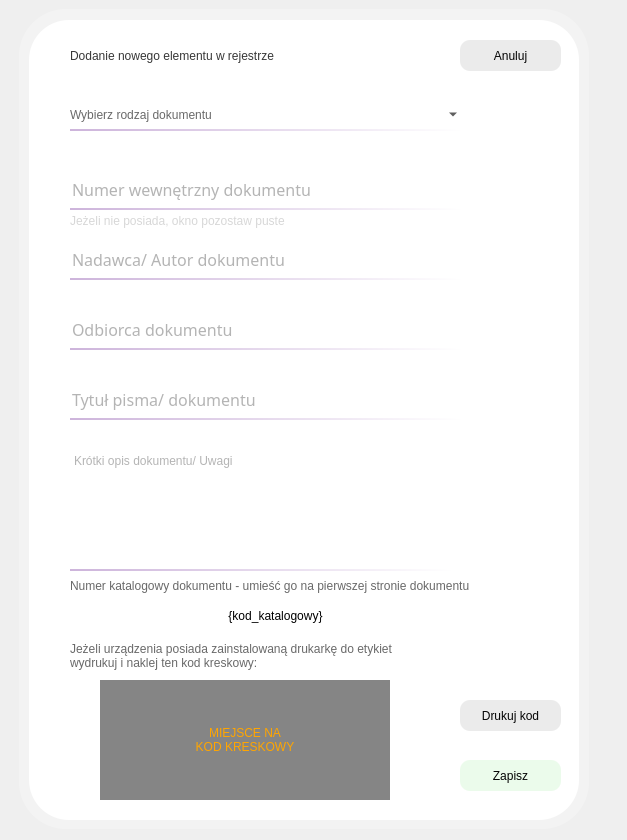
<?xml version="1.0" encoding="UTF-8"?>
<ui version="4.0">
 <class>Dialog</class>
 <widget class="QDialog" name="Dialog">
  <property name="geometry">
   <rect>
    <x>0</x>
    <y>0</y>
    <width>627</width>
    <height>840</height>
   </rect>
  </property>
  <property name="windowTitle">
   <string>Dialog</string>
  </property>
  <widget class="QLabel" name="okno_biale">
   <property name="geometry">
    <rect>
     <x>29</x>
     <y>20</y>
     <width>550</width>
     <height>800</height>
    </rect>
   </property>
   <property name="styleSheet">
    <string notr="true">background-color:rgba(255, 255, 255, 255);
border-radius: 40px;</string>
   </property>
   <property name="text">
    <string/>
   </property>
  </widget>
  <widget class="QLabel" name="text1">
   <property name="geometry">
    <rect>
     <x>70</x>
     <y>40</y>
     <width>491</width>
     <height>31</height>
    </rect>
   </property>
   <property name="styleSheet">
    <string notr="true">font: 500 14pt &quot;Futura&quot;;
color: rgba(0, 0, 0, 200)</string>
   </property>
   <property name="text">
    <string>Dodanie nowego elementu w rejestrze</string>
   </property>
  </widget>
  <widget class="QLabel" name="tlo_biale">
   <property name="geometry">
    <rect>
     <x>19</x>
     <y>9</y>
     <width>570</width>
     <height>820</height>
    </rect>
   </property>
   <property name="styleSheet">
    <string notr="true">background-color:rgba(255, 255, 255, 70);
border-radius: 47px;</string>
   </property>
   <property name="text">
    <string/>
   </property>
  </widget>
  <widget class="QPushButton" name="zamknij">
   <property name="geometry">
    <rect>
     <x>460</x>
     <y>40</y>
     <width>101</width>
     <height>31</height>
    </rect>
   </property>
   <property name="styleSheet">
    <string notr="true">
QPushButton#zamknij{
	background-color: rgba(0, 0, 0,20);
	font: 500 14pt &quot;Futura&quot;;
	color: rgba(0,0,0,250);
	border-radius:10px;
}QPushButton#zamknij:hover{
	background-color: rgba(0, 0, 0,40);
}QPushButton#zamknij:pressed{
	background-color: rgba(0, 0, 0,80);
	color: rgba(0,0,0,100);
	border-radius:10px;
}</string>
   </property>
   <property name="text">
    <string>Anuluj</string>
   </property>
  </widget>
  <widget class="QLineEdit" name="nrwewn">
   <property name="geometry">
    <rect>
     <x>70</x>
     <y>170</y>
     <width>391</width>
     <height>40</height>
    </rect>
   </property>
   <property name="font">
    <font>
     <family>Futura</family>
     <pointsize>12</pointsize>
     <italic>false</italic>
     <fontweight>Medium</fontweight>
    </font>
   </property>
   <property name="toolTip">
    <string>&lt;html&gt;&lt;head/&gt;&lt;body&gt;&lt;p&gt;Jeżeli nie posiada, pozostaw to okno puste&lt;/p&gt;&lt;/body&gt;&lt;/html&gt;</string>
   </property>
   <property name="styleSheet">
    <string notr="true">background-color:rgba(0, 0, 0, 0);
border:none;
border-bottom:2px solid qlineargradient(spread:pad, x1:0, y1:0.505682, x2:1, y2:0.477, stop:0 rgb(205, 180, 219), stop:1 rgb(255, 255, 255));
color:rgba(0, 0, 0, 150);
padding-bottom:0px;
font: 500 12pt &quot;Futura&quot;;
</string>
   </property>
   <property name="text">
    <string/>
   </property>
   <property name="placeholderText">
    <string>Numer wewnętrzny dokumentu</string>
   </property>
  </widget>
  <widget class="QComboBox" name="rodzajDokumentu">
   <property name="geometry">
    <rect>
     <x>70</x>
     <y>100</y>
     <width>391</width>
     <height>31</height>
    </rect>
   </property>
   <property name="styleSheet">
    <string notr="true">QComboBox{
background-color:rgba(0, 0, 0, 0);
border:none;
border-bottom:2px solid qlineargradient(spread:pad, x1:0, y1:0.505682, x2:1, y2:0.477, stop:0 rgb(205, 180, 219), stop:1 rgb(255, 255, 255));
color:rgba(0, 0, 0, 150);
padding-bottom:0px;
font: 500 12px  &quot;Futura&quot;;}


QComboBox QAbstractItemView {
    background-color: rgba(255, 255, 255, 255);  /* Kolor tła rozwijanego okna, przykładowo białego */
    border: 1px solid rgba(0, 0, 0, 150);  /* Kolor obramowania rozwijanego okna z 150 (0-255) stopniami przeźroczystości */
}</string>
   </property>
   <item>
    <property name="text">
     <string>Wybierz rodzaj dokumentu</string>
    </property>
   </item>
   <item>
    <property name="text">
     <string>Dokument wychodzący</string>
    </property>
   </item>
   <item>
    <property name="text">
     <string>Dokument przychodzący</string>
    </property>
   </item>
  </widget>
  <widget class="QLabel" name="text1_2">
   <property name="geometry">
    <rect>
     <x>70</x>
     <y>205</y>
     <width>381</width>
     <height>31</height>
    </rect>
   </property>
   <property name="styleSheet">
    <string notr="true">font: 500 12pt &quot;Futura&quot;;
color: rgba(0, 0, 0, 40)</string>
   </property>
   <property name="text">
    <string>Jeżeli nie posiada, okno pozostaw puste</string>
   </property>
  </widget>
  <widget class="QLineEdit" name="nadawca">
   <property name="geometry">
    <rect>
     <x>70</x>
     <y>240</y>
     <width>391</width>
     <height>40</height>
    </rect>
   </property>
   <property name="font">
    <font>
     <family>Futura</family>
     <pointsize>12</pointsize>
     <italic>false</italic>
     <fontweight>Medium</fontweight>
    </font>
   </property>
   <property name="toolTip">
    <string>&lt;html&gt;&lt;head/&gt;&lt;body&gt;&lt;p&gt;Jeżeli nie posiada, pozostaw to okno puste&lt;/p&gt;&lt;/body&gt;&lt;/html&gt;</string>
   </property>
   <property name="styleSheet">
    <string notr="true">background-color:rgba(0, 0, 0, 0);
border:none;
border-bottom:2px solid qlineargradient(spread:pad, x1:0, y1:0.505682, x2:1, y2:0.477, stop:0 rgb(205, 180, 219), stop:1 rgb(255, 255, 255));
color:rgba(0, 0, 0, 150);
padding-bottom:0px;
font: 500 12pt &quot;Futura&quot;;</string>
   </property>
   <property name="text">
    <string/>
   </property>
   <property name="placeholderText">
    <string>Nadawca/ Autor dokumentu</string>
   </property>
  </widget>
  <widget class="QLineEdit" name="odbiorca">
   <property name="geometry">
    <rect>
     <x>70</x>
     <y>310</y>
     <width>391</width>
     <height>40</height>
    </rect>
   </property>
   <property name="font">
    <font>
     <family>Futura</family>
     <pointsize>12</pointsize>
     <italic>false</italic>
     <fontweight>Medium</fontweight>
    </font>
   </property>
   <property name="toolTip">
    <string>&lt;html&gt;&lt;head/&gt;&lt;body&gt;&lt;p&gt;Jeżeli nie posiada, pozostaw to okno puste&lt;/p&gt;&lt;/body&gt;&lt;/html&gt;</string>
   </property>
   <property name="styleSheet">
    <string notr="true">background-color:rgba(0, 0, 0, 0);
border:none;
border-bottom:2px solid qlineargradient(spread:pad, x1:0, y1:0.505682, x2:1, y2:0.477, stop:0 rgb(205, 180, 219), stop:1 rgb(255, 255, 255));
color:rgba(0, 0, 0, 150);
padding-bottom:0px;
font: 500 12pt &quot;Futura&quot;;</string>
   </property>
   <property name="text">
    <string/>
   </property>
   <property name="placeholderText">
    <string>Odbiorca dokumentu</string>
   </property>
  </widget>
  <widget class="QLineEdit" name="tytul">
   <property name="geometry">
    <rect>
     <x>70</x>
     <y>380</y>
     <width>391</width>
     <height>40</height>
    </rect>
   </property>
   <property name="font">
    <font>
     <family>Futura</family>
     <pointsize>12</pointsize>
     <italic>false</italic>
     <fontweight>Medium</fontweight>
    </font>
   </property>
   <property name="toolTip">
    <string>&lt;html&gt;&lt;head/&gt;&lt;body&gt;&lt;p&gt;Jeżeli nie posiada, pozostaw to okno puste&lt;/p&gt;&lt;/body&gt;&lt;/html&gt;</string>
   </property>
   <property name="styleSheet">
    <string notr="true">background-color:rgba(0, 0, 0, 0);
border:none;
border-bottom:2px solid qlineargradient(spread:pad, x1:0, y1:0.505682, x2:1, y2:0.477, stop:0 rgb(205, 180, 219), stop:1 rgb(255, 255, 255));
color:rgba(0, 0, 0, 150);
padding-bottom:0px;
font: 500 12pt &quot;Futura&quot;;</string>
   </property>
   <property name="text">
    <string/>
   </property>
   <property name="placeholderText">
    <string>Tytuł pisma/ dokumentu</string>
   </property>
  </widget>
  <widget class="QTextEdit" name="uwagi">
   <property name="geometry">
    <rect>
     <x>70</x>
     <y>450</y>
     <width>381</width>
     <height>121</height>
    </rect>
   </property>
   <property name="styleSheet">
    <string notr="true">background-color:rgba(0, 0, 0, 0);
border:none;
border-bottom:2px solid qlineargradient(spread:pad, x1:0, y1:0.505682, x2:1, y2:0.477, stop:0 rgb(205, 180, 219), stop:1 rgb(255, 255, 255));
color:rgba(0, 0, 0, 150);
padding-bottom:0px;
font: 500 12pt &quot;Futura&quot;;</string>
   </property>
   <property name="html">
    <string>&lt;!DOCTYPE HTML PUBLIC &quot;-//W3C//DTD HTML 4.0//EN&quot; &quot;http://www.w3.org/TR/REC-html40/strict.dtd&quot;&gt;
&lt;html&gt;&lt;head&gt;&lt;meta name=&quot;qrichtext&quot; content=&quot;1&quot; /&gt;&lt;meta charset=&quot;utf-8&quot; /&gt;&lt;style type=&quot;text/css&quot;&gt;
p, li { white-space: pre-wrap; }
hr { height: 1px; border-width: 0; }
li.unchecked::marker { content: &quot;\2610&quot;; }
li.checked::marker { content: &quot;\2612&quot;; }
&lt;/style&gt;&lt;/head&gt;&lt;body style=&quot; font-family:'Futura'; font-size:12pt; font-weight:500; font-style:normal;&quot;&gt;
&lt;p style=&quot;-qt-paragraph-type:empty; margin-top:0px; margin-bottom:0px; margin-left:0px; margin-right:0px; -qt-block-indent:0; text-indent:0px; font-size:12px;&quot;&gt;&lt;br /&gt;&lt;/p&gt;&lt;/body&gt;&lt;/html&gt;</string>
   </property>
   <property name="placeholderText">
    <string>Krótki opis dokumentu/ Uwagi</string>
   </property>
  </widget>
  <widget class="QLabel" name="text1_3">
   <property name="geometry">
    <rect>
     <x>70</x>
     <y>570</y>
     <width>411</width>
     <height>31</height>
    </rect>
   </property>
   <property name="styleSheet">
    <string notr="true">font: 500 12pt &quot;Futura&quot;;
color:rgba(0, 0, 0, 150);</string>
   </property>
   <property name="text">
    <string>Numer katalogowy dokumentu - umieść go na pierwszej stronie dokumentu</string>
   </property>
  </widget>
  <widget class="QLabel" name="kod_katalogowy">
   <property name="geometry">
    <rect>
     <x>70</x>
     <y>600</y>
     <width>411</width>
     <height>31</height>
    </rect>
   </property>
   <property name="styleSheet">
    <string notr="true">font: 500 14pt &quot;Futura&quot;;
color:rgba(0, 0, 0, 255);</string>
   </property>
   <property name="text">
    <string>{kod_katalogowy}</string>
   </property>
   <property name="alignment">
    <set>Qt::AlignCenter</set>
   </property>
  </widget>
  <widget class="QPushButton" name="zatwierdz">
   <property name="geometry">
    <rect>
     <x>460</x>
     <y>760</y>
     <width>101</width>
     <height>31</height>
    </rect>
   </property>
   <property name="styleSheet">
    <string notr="true">
QPushButton#zatwierdz{
	background-color: rgba(0, 200, 0,20);
	font: 500 14pt &quot;Futura&quot;;
	color: rgba(0,0,0,250);
	border-radius:10px;
}QPushButton#zatwierdz:hover{
	background-color: rgba(0, 200, 0,40);
}QPushButton#zatwierdz:pressed{
	background-color: rgba(0, 200, 0,80);
	color: rgba(0,0,0,100);
	border-radius:10px;
}</string>
   </property>
   <property name="text">
    <string>Zapisz</string>
   </property>
  </widget>
  <widget class="QLabel" name="text1_4">
   <property name="geometry">
    <rect>
     <x>70</x>
     <y>630</y>
     <width>461</width>
     <height>51</height>
    </rect>
   </property>
   <property name="styleSheet">
    <string notr="true">font: 500 12pt &quot;Futura&quot;;
color:rgba(0, 0, 0, 150);</string>
   </property>
   <property name="text">
    <string>Jeżeli urządzenia posiada zainstalowaną drukarkę do etykiet 
wydrukuj i naklej ten kod kreskowy:</string>
   </property>
  </widget>
  <widget class="QPushButton" name="drukuj">
   <property name="geometry">
    <rect>
     <x>460</x>
     <y>700</y>
     <width>101</width>
     <height>31</height>
    </rect>
   </property>
   <property name="styleSheet">
    <string notr="true">
QPushButton#drukuj{
	background-color: rgba(0, 0, 0,20);
	font: 500 14pt &quot;Futura&quot;;
	color: rgba(0,0,0,250);
	border-radius:10px;
}QPushButton#drukuj:hover{
	background-color: rgba(0, 0, 0,40);
}QPushButton#drukuj:pressed{
	background-color: rgba(0, 0, 0,80);
	color: rgba(0,0,0,100);
	border-radius:10px;
}</string>
   </property>
   <property name="text">
    <string>Drukuj kod</string>
   </property>
  </widget>
  <widget class="QLabel" name="kod_kreskowy">
   <property name="geometry">
    <rect>
     <x>100</x>
     <y>680</y>
     <width>290</width>
     <height>120</height>
    </rect>
   </property>
   <property name="styleSheet">
    <string notr="true">font: 500 13pt &quot;Futura&quot;;
color: orange;
background-color: rgba(100,100,100,200)</string>
   </property>
   <property name="text">
    <string>MIEJSCE NA
KOD KRESKOWY</string>
   </property>
   <property name="alignment">
    <set>Qt::AlignCenter</set>
   </property>
  </widget>
  <zorder>tlo_biale</zorder>
  <zorder>okno_biale</zorder>
  <zorder>text1</zorder>
  <zorder>zamknij</zorder>
  <zorder>nrwewn</zorder>
  <zorder>rodzajDokumentu</zorder>
  <zorder>text1_2</zorder>
  <zorder>nadawca</zorder>
  <zorder>odbiorca</zorder>
  <zorder>tytul</zorder>
  <zorder>uwagi</zorder>
  <zorder>text1_3</zorder>
  <zorder>kod_katalogowy</zorder>
  <zorder>zatwierdz</zorder>
  <zorder>text1_4</zorder>
  <zorder>drukuj</zorder>
  <zorder>kod_kreskowy</zorder>
 </widget>
 <resources/>
 <connections/>
</ui>
